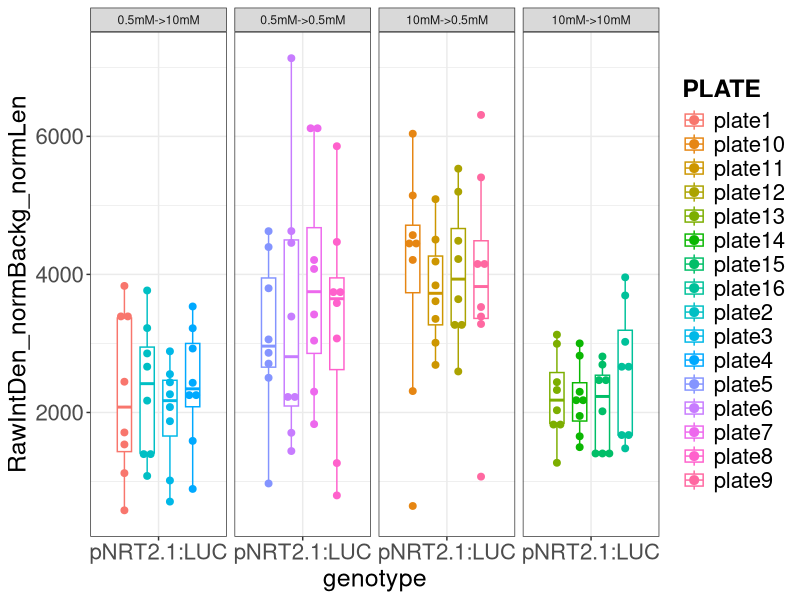
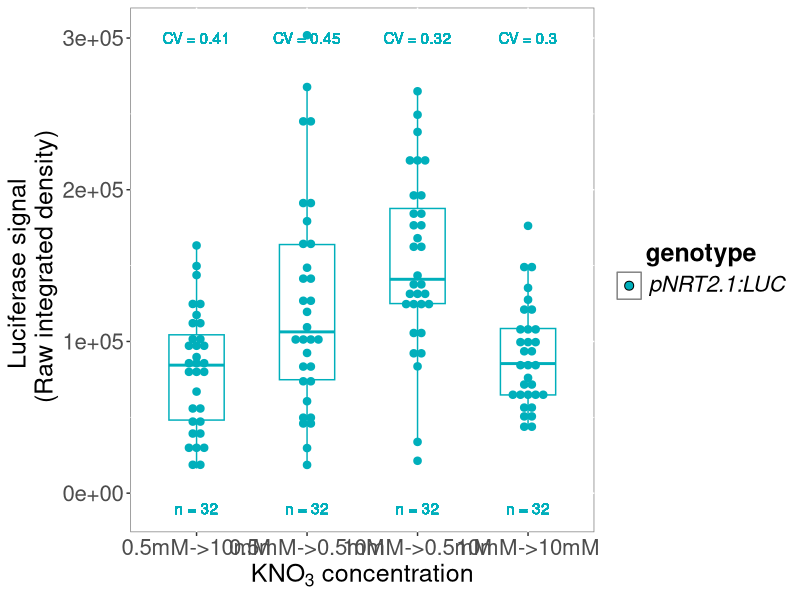
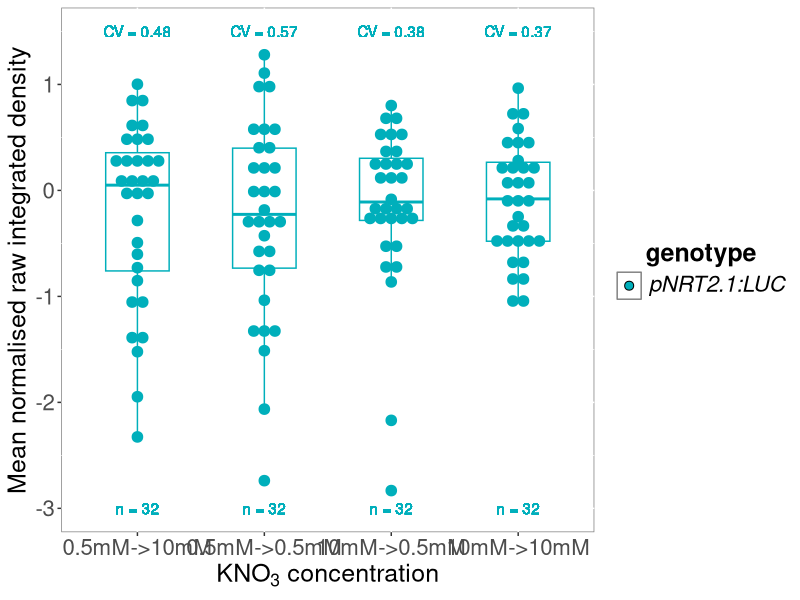
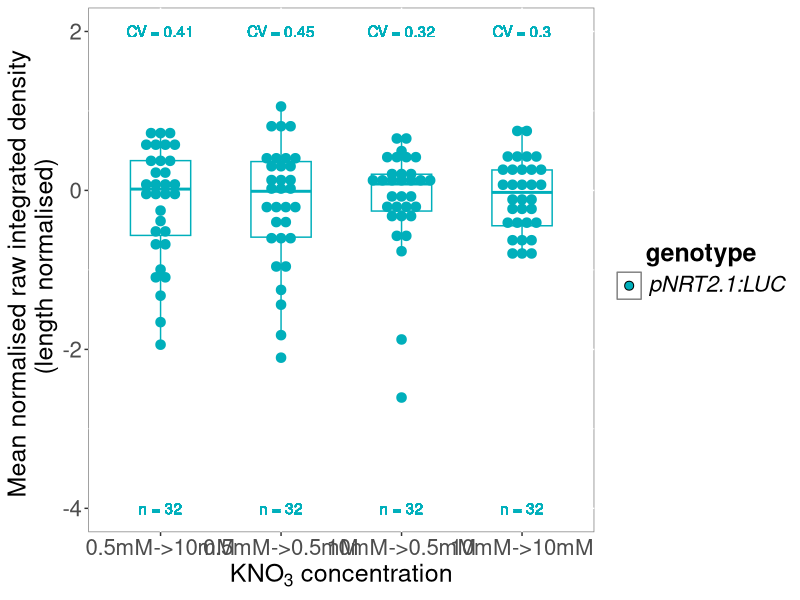
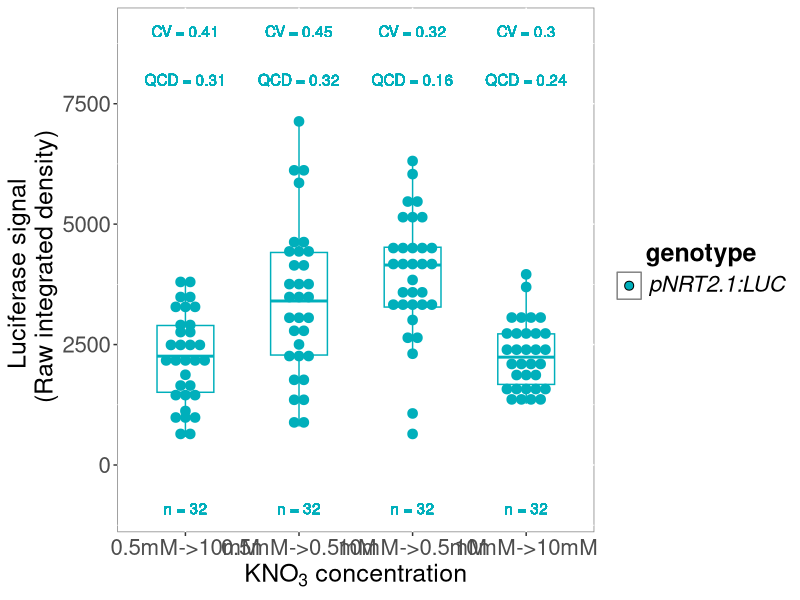
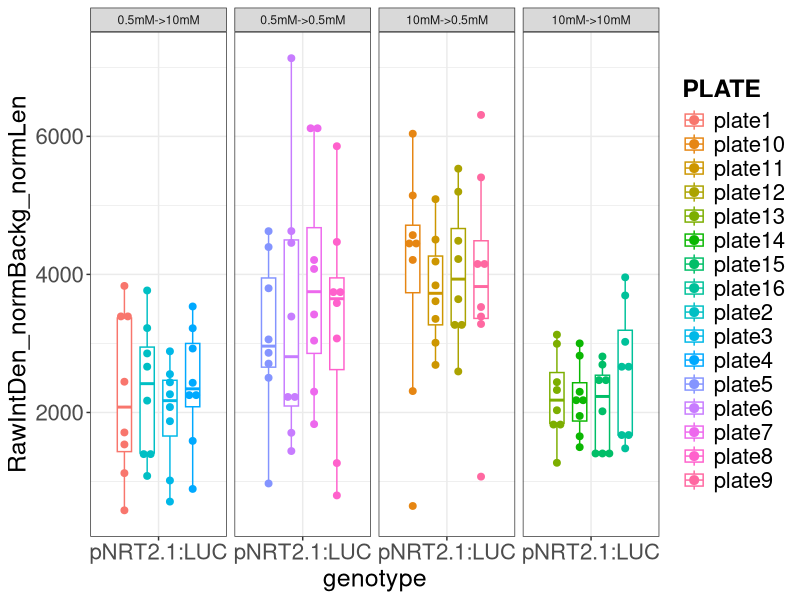
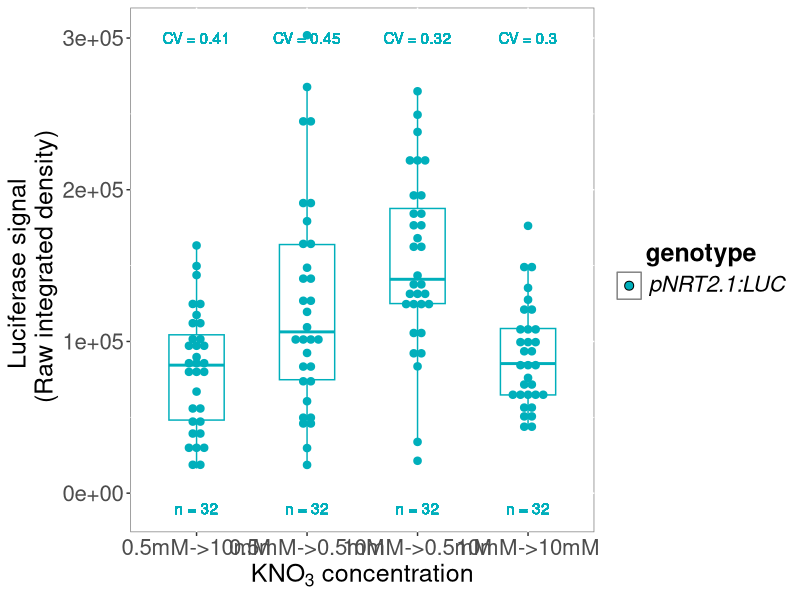
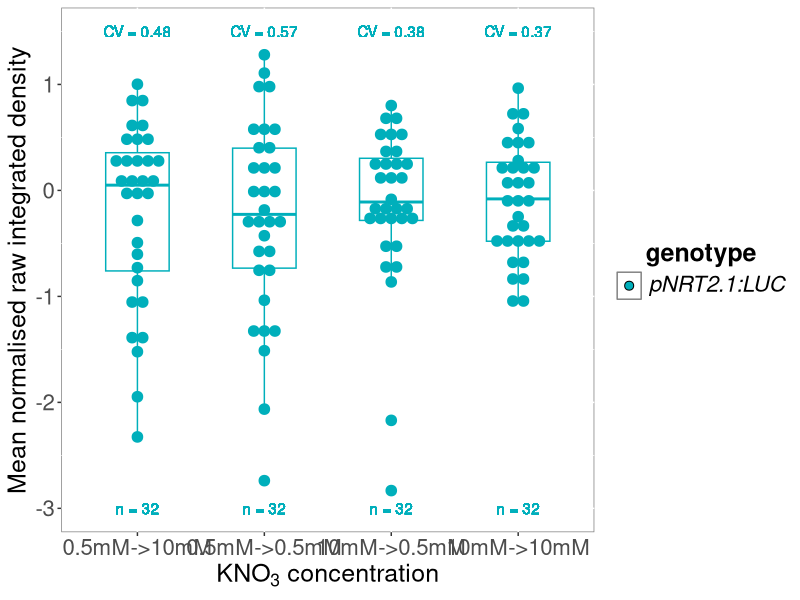

These charts were generated, in order, by the following R code: (Note: this script raises an error after producing the figures.)
####script propre#####

setwd("/Users/vettoral/Documents/luciferase_imaging_horizontal/AV_25.1_pNRT21_carence/20230614_AV_25_starvation_05_10_T2/")
getwd()

library(tidyverse)
library(scales)

#### test effet box ####

testbox <- read.table("AV_25_20230612_test_carence_8J_T2.txt",
                     header=TRUE, sep='\t') %>% 
  mutate(KNO3=factor(KNO3, levels = c("0.5mM->10mM","0.5mM->0.5mM", "10mM->0.5mM", "10mM->10mM")))

bind_rows(testbox) %>% filter(seedling!="background") %>% 
  ggplot( aes(x=genotype, y=RawIntDen_normBackg_normLen, col=PLATE))+
  geom_boxplot( width = 0.5, position = position_dodge(0.8),
                outlier.shape = NA) + 
  geom_dotplot(aes(fill = PLATE), binaxis='y', stackdir='center', 
               dotsize = 1, binwidth = 100, position = position_dodge(0.8))+
  facet_grid(~KNO3, scales= "free")+
  theme_bw()+
  theme(legend.text=element_text(size=16),
        legend.title = element_text(size=18, face="bold"), 
        axis.text=element_text(size=16), 
        axis.title=element_text(size=18),
        plot.title = element_text(size=20,face="bold"))+
  xlab("genotype") +
  ylab("RawIntDen_normBackg_normLen")

ggsave("compilation_DIFFERENCE_PLATE_AV_25.1_8j_T2.jpg")

######### Luciferase signal Raw integrated density #########


luc <- read.table("AV_25_20230612_test_carence_8J_T2.txt",
                  header=TRUE, sep='\t') %>% 
  mutate(KNO3=factor(KNO3, levels = c("0.5mM->10mM","0.5mM->0.5mM", "10mM->0.5mM", "10mM->10mM")))

luc_stats <- filter(luc, seedling!="background") %>% 
  group_by(genotype, KNO3)%>%
  summarise(n=n(),
            CV=sd(RawIntDen_normBackg_normLen, 
                  na.rm = TRUE)/ mean(RawIntDen_normBackg_normLen, na.rm = TRUE)) %>% 
  unite(Sample, genotype, KNO3, remove=FALSE) %>% 
  mutate(n=paste("n =",n),
         CV=paste("CV =", round(CV,2)))

luc$genotype <- fct_relevel(luc$genotype, c("pNRT2.1:LUC"))

levels(luc$genotype)

filter(luc, seedling!="background") %>% 
  unite(Sample, genotype, KNO3, remove=FALSE) %>% 
  full_join(luc_stats, by="Sample") %>%
  ggplot( aes(x=KNO3.x , y=RawIntDen.norm_bckg, col=genotype.x))+
  geom_boxplot(aes(color = genotype.x), width = 0.5, position = position_dodge(0.8),
               outlier.shape = NA) +
  geom_dotplot(aes(fill = genotype.x, color = genotype.x), binaxis='y', stackdir='center', 
               dotsize = 1, binwidth = 5000, position = position_dodge(0.8))+
  scale_fill_manual(values = c("#00AFBB"), name="genotype", 
                    labels=c(expression(italic("pNRT2.1:LUC"))))+
  scale_color_manual(values = c("#00AFBB"))+
  geom_text(aes(label=n , x=KNO3.x, y=-10000 ),position=position_dodge(0.8)) +
  geom_text(aes(label=CV , x=KNO3.x, y=300000 ),position=position_dodge(0.8)) +
  theme(legend.text=element_text(size=16),
        legend.title = element_text(size=18, face="bold"), 
        axis.text=element_text(size=16), 
        axis.title=element_text(size=18),
        plot.title = element_text(size=20,face="bold"),
        legend.key = element_rect(fill = "white"),
        legend.title.align=0.5, 
        panel.background = element_rect(fill = "white", colour = "grey50"))+
  xlab(expression(KNO[3]~concentration)) +
  ylab("Luciferase signal \n (Raw integrated density)") +
  guides(col="none")

ggsave("Luciferase_signal_AV_25.1_8J_T2.jpg")


################ Mean norm data #################


#Do the same as above but with data also normalised by the root length#

All_meanForNorm <- filter(luc, seedling!="background") %>% 
  group_by(genotype, KNO3)%>%
  summarise(average.NormRawIntDen = mean(RawIntDen.norm_bckg, na.rm = TRUE),
            n=n(),
            CV=sd(RawIntDen.norm_bckg, 
                  na.rm = TRUE)/average.NormRawIntDen) %>% 
  unite(Sample, genotype, KNO3, remove=FALSE) %>% 
  mutate(n=paste("n =",n),
         CV=paste("CV =", round(CV,2)))

All_MeanNormalised <- filter(luc, seedling!="background") %>% 
  unite(Sample, genotype, KNO3, remove=FALSE) %>% 
  full_join(., All_meanForNorm, by="Sample") %>% 
  mutate(MeanNormalised_RawIntDenSignal=log2(RawIntDen.norm_bckg/average.NormRawIntDen))

ggplot(All_MeanNormalised, aes(x=KNO3.x , y=MeanNormalised_RawIntDenSignal, col=genotype.x))+
  geom_boxplot(aes(color = genotype.x), width = 0.5, position = position_dodge(0.8),
               outlier.shape = NA) +
  geom_dotplot(aes(fill = genotype.x, color = genotype.x), binaxis='y', stackdir='center', 
               dotsize = 1, binwidth = 0.1, position = position_dodge(0.8))+
  scale_fill_manual(values = c("#00AFBB"), name="genotype", 
                    labels=c(expression(italic("pNRT2.1:LUC"))))+
  scale_color_manual(values = c("#00AFBB"))+
  geom_text(aes(label=n , x=KNO3.x, y=-3 ),position=position_dodge(0.8)) +
  geom_text(aes(label=CV , x=KNO3.x, y=1.5 ),position=position_dodge(0.8)) +
  theme(legend.text=element_text(size=16),
        legend.title = element_text(size=18, face="bold"), 
        axis.text=element_text(size=16), 
        axis.title=element_text(size=18),
        plot.title = element_text(size=20,face="bold"),
        legend.key = element_rect(fill = "white"),
        legend.title.align=0.5, 
        panel.background = element_rect(fill = "white", colour = "grey50"))+
  xlab(expression(KNO[3]~concentration)) +
  ylab("Mean normalised raw integrated density") +
  guides(col="none")

ggsave("Mean_normalized.jpg")


############# Mean norm data for length norm signal ##############


All_meanForNorm <- filter(luc, seedling!="background") %>% 
  group_by(genotype, KNO3)%>%
  summarise(average.NormRawIntDen_normLen = mean(RawIntDen_normBackg_normLen, 
                                                 na.rm = TRUE),
            n=n(),
            CV=sd(RawIntDen_normBackg_normLen, 
                  na.rm = TRUE)/average.NormRawIntDen_normLen) %>% 
  unite(Sample, genotype, KNO3, remove=FALSE) %>% 
  mutate(n=paste("n =",n),
         CV=paste("CV =", round(CV,2)))

All_MeanNormalised <- filter(luc, seedling!="background") %>% 
  unite(Sample, genotype, KNO3, remove=FALSE) %>% 
  full_join(., All_meanForNorm, by="Sample") %>% 
  mutate(MeanNormalised_RawIntDenSignal_normLen=
           log2(RawIntDen_normBackg_normLen/average.NormRawIntDen_normLen))

luc$genotype <- fct_relevel(luc$genotype, c("pNRT2.1:LUC"))

levels(luc$genotype)

ggplot(All_MeanNormalised, aes(x=KNO3.x , y=MeanNormalised_RawIntDenSignal_normLen, col=genotype.x))+
  geom_boxplot(aes(color = genotype.x), width = 0.5, position = position_dodge(0.8),
               outlier.shape = NA) +
  geom_dotplot(aes(fill = genotype.x, color = genotype.x), binaxis='y', stackdir='center', 
               dotsize = 1, binwidth = 0.12, position = position_dodge(0.8))+
  scale_fill_manual(values = c("#00AFBB"), name="genotype", 
                    labels=c(expression(italic("pNRT2.1:LUC"))))+
  scale_color_manual(values = c("#00AFBB"))+
  geom_text(aes(label=n , x=KNO3.x, y=-4 ),position=position_dodge(0.8)) +
  geom_text(aes(label=CV , x=KNO3.x, y=2 ),position=position_dodge(0.8)) +
  theme(legend.text=element_text(size=16),
        legend.title = element_text(size=18, face="bold"), 
        axis.text=element_text(size=16), 
        axis.title=element_text(size=18),
        plot.title = element_text(size=20,face="bold"),
        legend.key = element_rect(fill = "white"),
        legend.title.align=0.5, 
        panel.background = element_rect(fill = "white", colour = "grey50"))+
  xlab(expression(KNO[3]~concentration)) +
  ylab("Mean normalised raw integrated density \n (length normalised)") +
  guides(col="none")

ggsave("Meannorm_data_length_norm_AV_25.1_8j_T2.jpg")


############## RawIntDen_normBackg_normLen ############


luc <- read.table("AV_25_20230612_test_carence_8J_T2.txt",
                  header=TRUE, sep='\t') %>% 
  mutate(KNO3=factor(KNO3, levels = c("0.5mM->10mM","0.5mM->0.5mM", "10mM->0.5mM", "10mM->10mM")))

luc_stats <- filter(luc, seedling!="background") %>% 
  group_by(genotype, KNO3)%>%
  summarise(n=n(),
            CV=sd(RawIntDen_normBackg_normLen, 
                  na.rm = TRUE)/ mean(RawIntDen_normBackg_normLen, na.rm = TRUE),
            QCD=(as.numeric(quantile(RawIntDen_normBackg_normLen, 0.75, na.rm = TRUE))-
                   as.numeric(quantile(RawIntDen_normBackg_normLen, 0.25, na.rm = TRUE)))/
              (as.numeric(quantile(RawIntDen_normBackg_normLen, 0.75, na.rm = TRUE))+
                 as.numeric(quantile(RawIntDen_normBackg_normLen, 0.25, na.rm = TRUE)))) %>% 
  unite(Sample, genotype, KNO3, remove=FALSE) %>% 
  mutate(n=paste("n =",n),
         CV=paste("CV =", round(CV,2)),
         QCD=paste("QCD =", round(QCD,2)))

luc$genotype <- fct_relevel(luc$genotype, c("pNRT2.1:LUC"))

levels(luc$genotype)

filter(luc, seedling!="background") %>% 
  unite(Sample, genotype, KNO3, remove=FALSE) %>% 
  full_join(luc_stats, by="Sample") %>%
  ggplot( aes(x=KNO3.x , y=RawIntDen_normBackg_normLen, col=genotype.x))+
  geom_boxplot(aes(color = genotype.x), width = 0.5, position = position_dodge(0.8),
               outlier.shape = NA) +
  geom_dotplot(aes(fill = genotype.x, color = genotype.x), binaxis='y', stackdir='center', 
               dotsize = 1, binwidth = 200, position = position_dodge(0.8))+
  scale_fill_manual(values = c("#00AFBB"), name="genotype", 
                    labels=c(expression(italic("pNRT2.1:LUC"))))+
  scale_color_manual(values = c("#00AFBB"))+
  geom_text(aes(label=n , x=KNO3.x, y=-900 ),position=position_dodge(0.8)) +
  geom_text(aes(label=CV , x=KNO3.x, y=9000 ),position=position_dodge(0.8)) +
  geom_text(aes(label=QCD , x=KNO3.x, y=8000 ),position=position_dodge(0.8)) +
  theme(legend.text=element_text(size=16),
        legend.title = element_text(size=18, face="bold"), 
        axis.text=element_text(size=16), 
        axis.title=element_text(size=18),
        plot.title = element_text(size=20,face="bold"),
        legend.key = element_rect(fill = "white"),
        legend.title.align=0.5, 
        panel.background = element_rect(fill = "white", colour = "grey50"))+
  xlab(expression(KNO[3]~concentration)) +
  ylab("Luciferase signal \n (Raw integrated density)") +
  guides(col="none")

  guides(col="none")+stat_compare_means(label="p.format", method = "wilcox.test",
                                        label.x = 1.4,
                                        label.y = 8000)

ggsave("RawIntDen_normBackg_normLen_AV_25.1_8J_T2.jpg")


###########lenght_roots############

library(ggpubr)

luc <- read.table("AV_25_20230612_test_carence_8J_T2.txt",
                  header=TRUE, sep='\t') %>% 
  mutate(KNO3=factor(KNO3, levels = c("0.5mM->10mM","0.5mM->0.5mM", "10mM->0.5mM", "10mM->10mM")))

luc_stats <- filter(luc, seedling!="background") %>% 
  group_by(genotype, KNO3)%>%
  summarise(n=n(),
            CV=sd(RawIntDen_normBackg_normLen, 
                  na.rm = TRUE)/ mean(RawIntDen_normBackg_normLen, na.rm = TRUE)) %>% 
  unite(Sample, genotype, KNO3, remove=FALSE) %>% 
  mutate(n=paste("n =",n),
         CV=paste("CV =", round(CV,2)))

luc$genotype <- fct_relevel(luc$genotype, c("pNRT2.1:LUC"))

levels(luc$genotype)

my_comparisons <- list( c("0.5mM->10mM", "0.5mM->0.5mM"),
                        c("0.5mM->10mM", "10mM->0.5mM"),
                        c("0.5mM->10mM", "10mM->10mM"),
                        c("0.5mM->0.5mM", "10mM->0.5mM"),
                        c("0.5mM->0.5mM", "10mM->10mM"),
                        c("10mM->0.5mM", "10mM->10mM"))

filter(luc, seedling!="background") %>% 
  unite(Sample, genotype, KNO3, remove=FALSE) %>% 
  full_join(luc_stats, by="Sample") %>%
  ggplot( aes(x=KNO3.x , y=length_mm, col=genotype.x))+
  geom_boxplot(aes(color = genotype.x), width = 0.5, position = position_dodge(0.8),
               outlier.shape = NA) +
  geom_dotplot(aes(fill = genotype.x, color = genotype.x), binaxis='y', stackdir='center', 
               dotsize = 1, binwidth = 0.7, position = position_dodge(0.8))+
  scale_fill_manual(values = c("#00AFBB"), name="genotype", 
                    labels=c(expression(italic("pNRT2.1:LUC"))))+
  scale_color_manual(values = c("#00AFBB"))+
  geom_text(aes(label=n , x=KNO3.x, y=17 ),position=position_dodge(0.8)) +
    theme(legend.text=element_text(size=16),
        legend.title = element_text(size=18, face="bold"), 
        axis.text=element_text(size=16), 
        axis.title=element_text(size=18),
        plot.title = element_text(size=20,face="bold"),
        legend.key = element_rect(fill = "white"),
        legend.title.align=0.5, 
        panel.background = element_rect(fill = "white", colour = "grey50"))+
  stat_compare_means(comparisons = my_comparisons, label="p.format", method = "wilcox.test")+
  xlab(expression(KNO[3]~concentration)) +
  ylab("length roots") +
  guides(col="none")


ggsave("length_AV_25.1_8J_T2.jpg")


